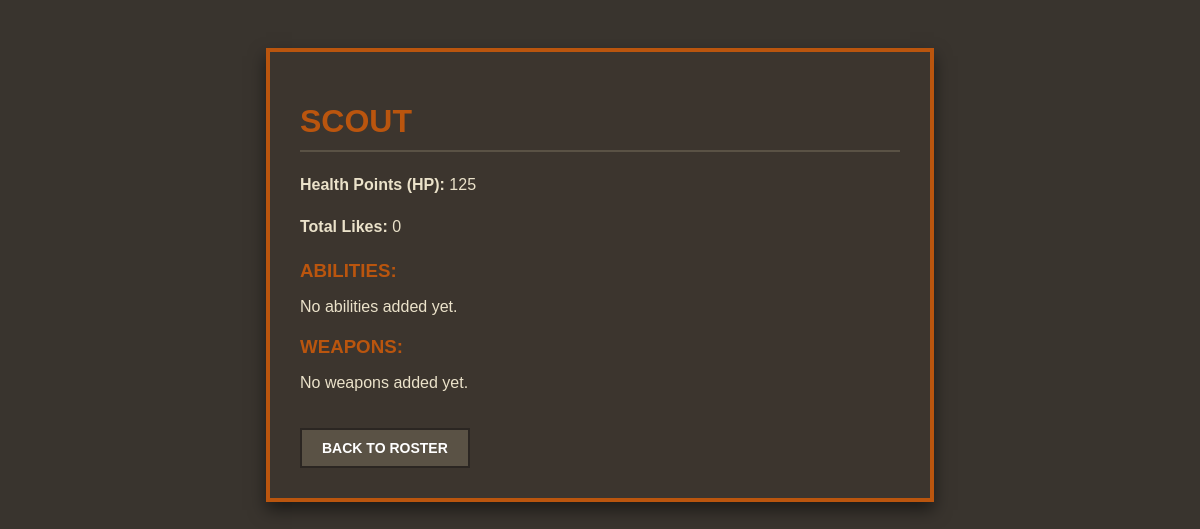
The page /info/1 (signed in) on the database its author committed.
### tables this page shows
CREATE TABLE character (
            id INTEGER PRIMARY KEY AUTOINCREMENT,
            name VARCHAR(1000) NOT NULL DEFAULT '',
            img_path VARCHAR(1000) NOT NULL DEFAULT '',
            img_name VARCHAR(1000) NOT NULL DEFAULT '',
            likes INTEGER DEFAULT 0,
            hp INTEGER DEFAULT 0
        );

### app.py (the view)
@app.route('/info/<int:char_id>')
def info(char_id):
    if "user_id" not in session:
        return redirect('/login')
    char_data = database.get_char_details(char_id)
    if not char_data:
        return redirect('/')
    return render_template('info.html', char=char_data)

### templates/info.html (shortened to what this page needs)
<!DOCTYPE html>
<html lang="en">
<head>
</head>
<body>
    <div class="info-card">
        <h1>{{ char.name }}</h1>
        <div class="stats">
            <p><strong>Health Points (HP):</strong> {{ char.hp }}</p>
            <p><strong>Total Likes:</strong> {{ char.likes }}</p>
        </div>
        <h3>Abilities:</h3>
        {% if char.abilities %}
            <ul>
                {% for ability in char.abilities %}
                    <li>{{ ability }}</li>
                {% endfor %}
            </ul>
        {% else %}
            <p>No abilities added yet.</p>
        {% endif %}
        <h3>Weapons:</h3>
        {% if char.weapons %}
            <ul>
                {% for weapon in char.weapons %}
                    <li><strong>{{ weapon.name }}</strong> — {{ weapon.specs }}</li>
                {% endfor %}
            </ul>
        {% else %}
            <p>No weapons added yet.</p>
        {% endif %}
        <a href="/" class="back-btn">Back to Roster</a>
    </div>
</body>
</html>

### templates/info.html (style rules this page uses)
body { background-color: rgb(57, 52, 46); font-family: sans-serif; color: #ebe2ca; padding: 40px; }
.info-card { background: #3c352e; border: 4px solid #ba550e; max-width: 600px; margin: 0 auto; padding: 30px; box-shadow: 0 8px 16px rgba(0,0,0,0.5); }
h1 { color: #ba550e; text-transform: uppercase; margin-bottom: 20px; border-bottom: 2px solid #5a5245; padding-bottom: 10px; }
.stats { margin-bottom: 20px; font-size: 16px; line-height: 1.6; }
h3 { color: #ba550e; text-transform: uppercase; margin-top: 20px; margin-bottom: 10px; }
.back-btn { display: inline-block; background: #5a5245; color: white; padding: 10px 20px; text-decoration: none; text-transform: uppercase; font-weight: bold; font-size: 14px; margin-top: 20px; border: 2px solid #2b2622; }

### rows shown on the page
character: name "SCOUT", hp "125", likes "0"
